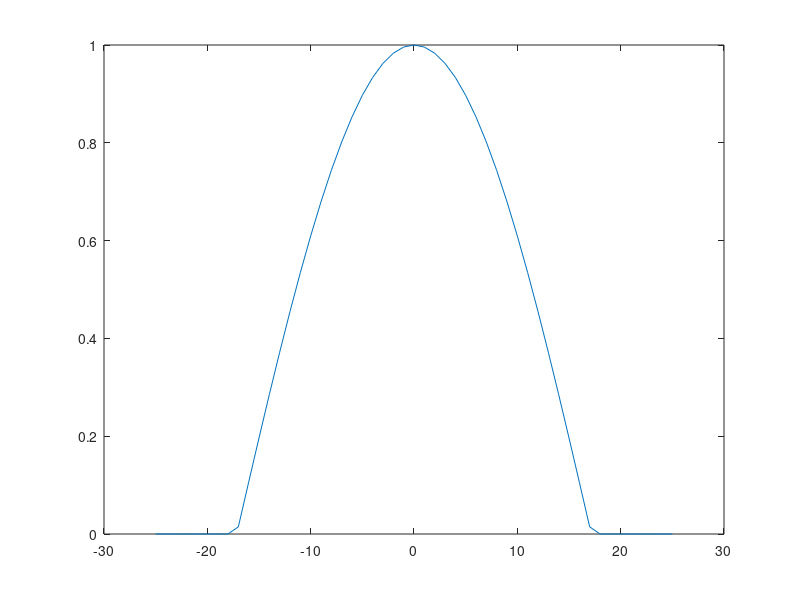

MATLAB code for this plot:
function f = sine_wave(halfsz, halfw)

f_debug = (nargin==0 && nargout==0);
if f_debug
    halfsz = 25;
    halfw = rand*halfsz;
end

rng = -halfsz:halfsz;
f = zeros(size(rng));
for j = 1:length(rng)
    if (abs(rng(j)) > halfw), continue; end;
    
    f(j) = min(1, max(0, cos(rng(j)/halfw * pi/2) ) );
end

if f_debug
    figure(1); clf;
    plot(rng,f);
    clear f;
end